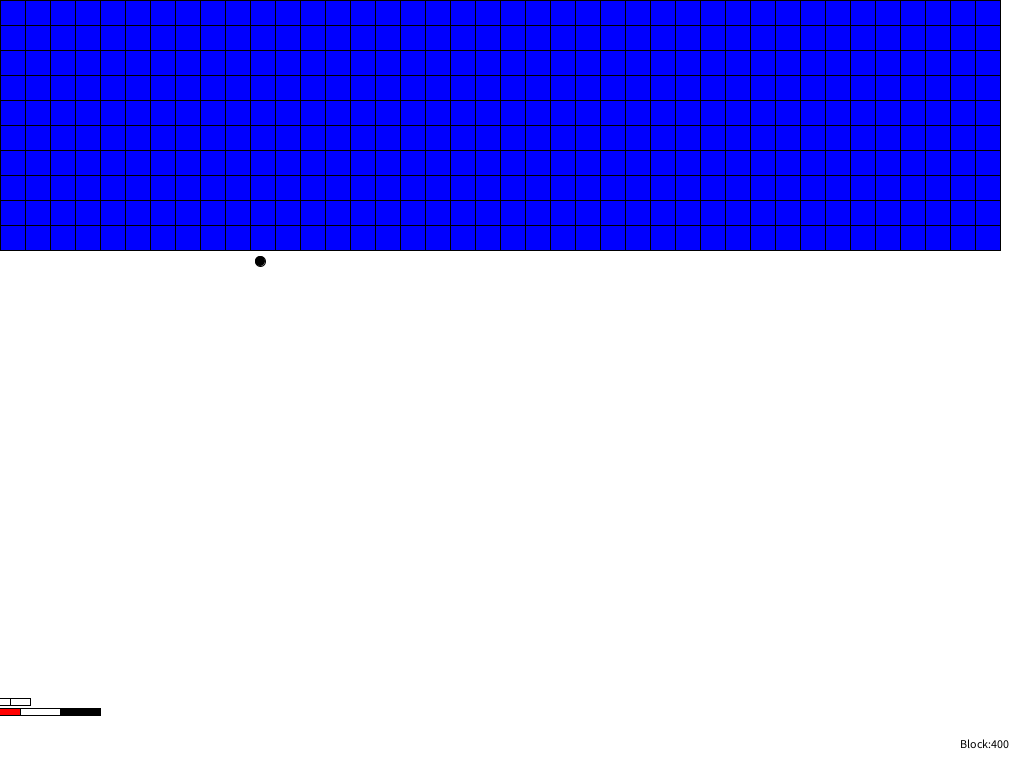
Frame 1 (no input)
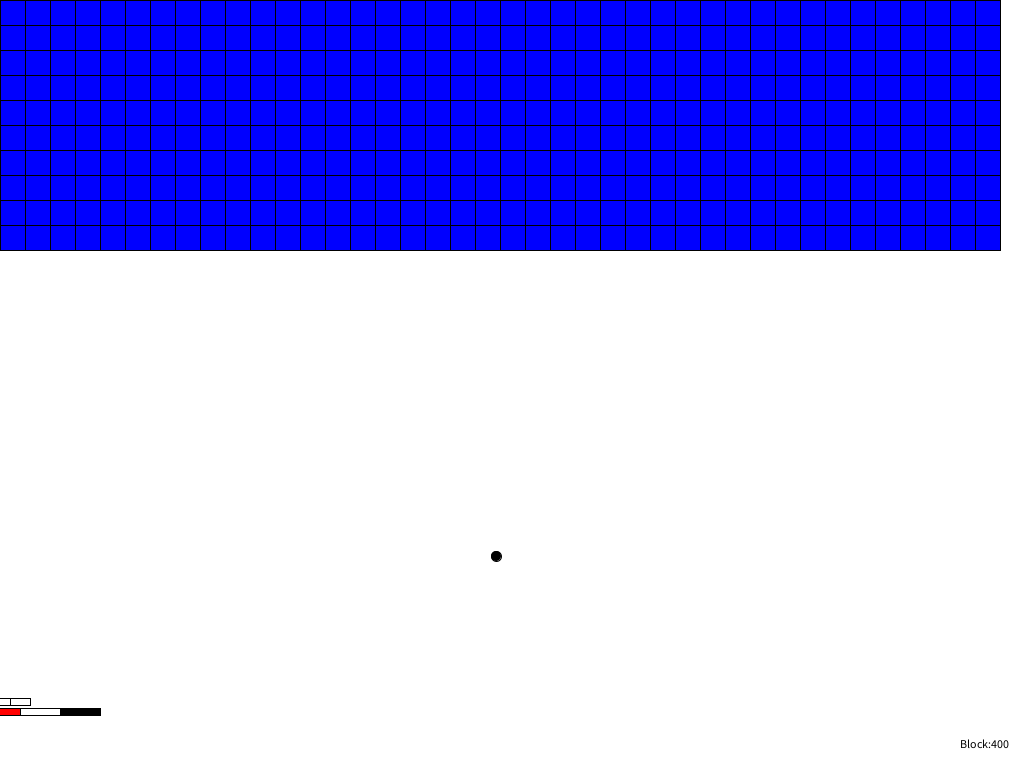
Frame 60 (the mouse pressed at the canvas centre just before this capture)
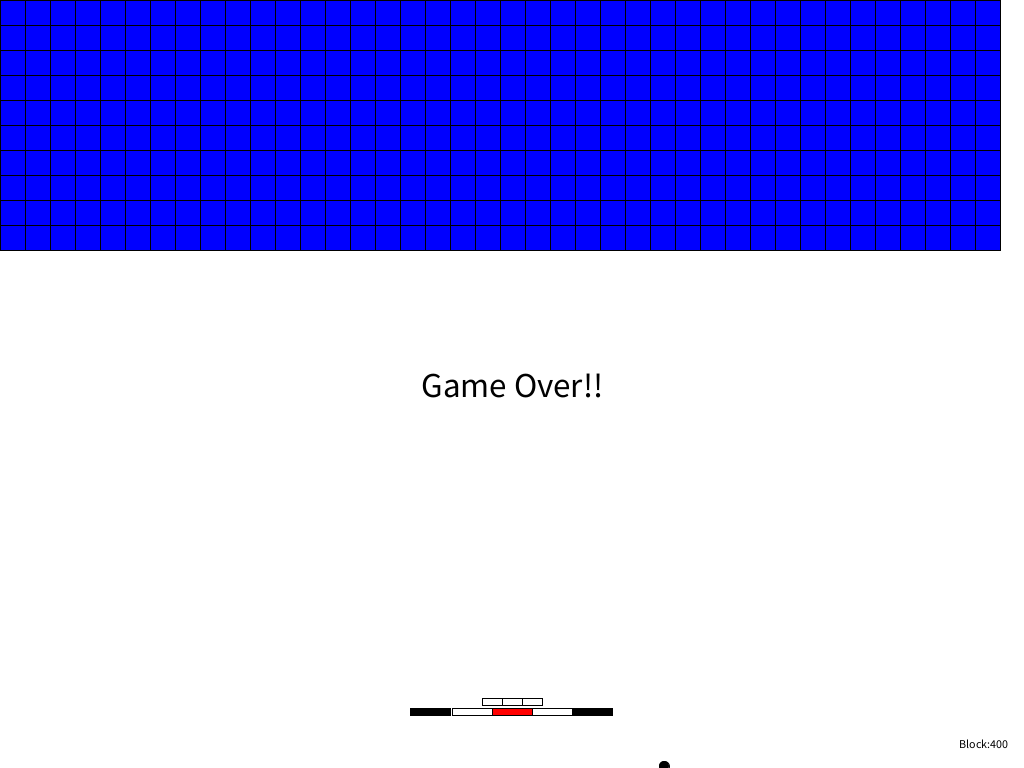
Frame 120 (the mouse held since frame 60 and released just before this capture)

The Processing sketch that drew these frames (run headless with seeded random() and noise(); from frame 60 on, the mouse is pressed at the canvas centre):

// Processing sketch: blockBreakOriginal
// ── blockBreakOriginal.pde
//
// ブロック崩し (バー操作はマウス式)
//

/*授業で使用したコードに機能を付け足しました!*/

// ブロック崩し本体
BlockBreak blockBreak;

// セットアップ
void setup() {
  size(1024, 768);         // ウインドウ設定
  fill(0, 0, 0);          // 塗りつぶし初期値
  blockBreak = new BlockBreak();
}

// 1フレームごとの描画処理
void draw() {
  background(255, 255, 255);      // 背景の初期化(フラッシュ)
  blockBreak.draw();
}

/**
 * ブロック崩し
 */
class BlockBreak {
  //ブロック数設定
  final int blockNumX = 40;                           // x軸方向のブロック数(適当に変えてもOK)
  final int blockNumY = 10;                            // y軸方向のブロック数(適当に変えてもOK)
  final int blockNumAll = blockNumX * blockNumY;      // 総ブロック数
  //ブロック関連の初期値や固定値の設定
  final int blockX_init = 0;                          // ブロック位置x軸初期値
  int blockX = 0;                                     // ブロック位置x軸
  int blockY = 35;                                    // ブロック位置y軸
  // 各オブジェクト定義
  Ball ball;                                          // ボール定義
  Bar bar;                                            // バー定義
  Cannon cannon;                                      //砲定義
  Block[][] block;                                    // ブロック配列定義
  // コンストラクタ
  BlockBreak() {
    // ボールの生成
    ball = new Ball(width / 4, height / 3, 4, 5, 10);//// ボールのX座標,ボールのY座標,ボールのX軸速度,ボールのY軸速度,ボールの直径
    // バーの生成
    bar = new Bar(width / 5, height / 100);
    //砲の生成
    cannon = new Cannon(width / 10, height / 100);
    // ブロック配列を生成
    block = new Block[blockNumY][blockNumX];
    // ブロックのサイズを決定
    int blockSizeX = width / blockNumX;
    int blockSizeY = height / 30;
    // ブロック群を生成 [回答欄]
    for (int i=0; i<blockNumY; i++) {
      for (int j=0; j<blockNumX; j++) {
        block[i][j]= new Block(j*blockSizeX, i*blockSizeY, blockSizeX, blockSizeY);
      }
    }
  }

  /** 1フレームごとの描画処理 */
  void draw() {
    int breakBlockNum = 0;          // 壊れているブロックの数を初期化

    // 全てのブロックの破壊判定と描画 [回答欄]
    // クリアしているかの判定のため、壊れているブロックの数をカウントもしておく
    // ヒント: ブロックが消滅している場合、ブロックの衝突判定も描画も行わない
    for (int i=0; i<blockNumY; i++) {
      for (int j=0; j<blockNumX; j++) {
        if (!block[i][j].isdestroyed()) {
          block[i][j].show();
          block[i][j].collision(ball);
        }
      }
    }


    // ブロックが残っているならばボール移動
    if (breakBlockNum < blockNumAll) {
      ball.move();                            // ボールの移動処理
      if (ball.collision() == false) {         // 壁との衝突判定
        fill(0, 0, 0);
        textSize(35);
        textAlign(CENTER, CENTER);
        text("Game Over!!", width / 2, height / 2);
      } else {
        bar.collision(ball);                    // バーとの衝突判定
        cannon.collision(ball);                 //キャノンとの衝突判定
      }
    } else {  // ブロックがすべて壊れているならば
      textSize(35);
      textAlign(CENTER, CENTER);                // テキストの配置を整える
      text("Clear!!", width / 2, height / 2);   // クリア表示
    }

    fill(0, 0, 0);
    textSize(12);
    textAlign(CENTER, CENTER);
    text("Block:" + (blockNumAll - breakBlockNum), width - 40, height - 25);   // 残りブロック数表示

    bar.show();            // ボールを打ち返すためのボードを表示
    cannon.show();
    ball.show();           // ボールの描画
  }
}

/**
 *    ボール（主にボールの移動）
 */
class Ball {
  int x;                          // ボールのX座標
  int y;                          // ボールのY座標
  int vx;                         // ボールのX軸速度
  int vy;                         // ボールのY軸速度
  int d;                          // ボールの直径
  boolean penetrability;          // ボールのブロック貫通性

  // コンストラクタ
  Ball(int x, int y, int vx, int vy, int d) {
    this.x = x;
    this.y = y;
    this.vx = vx;
    this.vy = vy;
    this.d = d;
    penetrability = false;
  }

  // ボールの移動
  void move() {
    x += vx;
    y += vy;
  }

  // 壁との衝突判定
  boolean collision() {
    if (x <= d / 2) {  // 左壁
      x = d / 2;
      vx = -vx;
    }
    if (y <= d / 2) {  // 天井
      y = d / 2;
      vy = -vy;
    }    
    if (x >= (width - d / 2)) {  // 右壁
      x = width - d / 2;
      vx = -vx;
    }
    if (y >= (height - d / 2)) {  // 底面(ゲームオーバー)
      vx = 0;
      vy = 0;
      return false;
    }
    return true;
  }

  // ボールの描画
  void show() {
    if (penetrability) {
      fill(255, 0, 0);        //　貫通弾の時は赤
    } else {
      fill(0, 0, 0);          //　通常時は黒
    }
    ellipse(x, y, d, d);      // ボールの描画
  }

  // これ以降、SetterとGetter
  int getX() {
    return x;
  }
  void setY(int y) {
    this.y = y;
  }
  int getY() {
    return y;
  }
  void setVx(int vx) {
    this.vx = vx;
  }
  int getVx() {
    return vx;
  }
  void setVy(int vy) {
    this.vy = vy;
  }
  int getVy() {
    return vy;
  }
  int getD() {
    return d;
  }
  void setPenetrability(boolean penetrability) {
    this.penetrability = penetrability;
  }
  boolean getPenetrability() {
    return penetrability;
  }
}

/**
 *    バー
 */
class Bar {
  final int y = height - 60;    // バーの左上のy座標 (底から60で固定)
  int sizeX;                    // バー全体の幅(なるべく5の倍数が良い)
  int sizeY;                    // バーの高さ
  int boxSizeX;                 // 分割した時の箱一つ分の幅(全体の1/5)
  int[] boxX;   // バーの各区切りのx座標(左から0)

  Bar(int sizeX, int sizeY) {
    this.sizeX = sizeX;
    this.sizeY = sizeY;
    boxSizeX = sizeX / 5;
    boxX = new int[6];
  }

  void collision(Ball ball) {
    if ((ball.getY() >= (y - ball.getD() / 2)) &&
      (ball.getY() <= (y + sizeY - ball.getD() / 2))) {  // ボールのy座標がバーと重なる時
      if ((ball.getX() >= boxX[0]) && (ball.getX() <= boxX[1])) {  // 左黒Boxに衝突
        ball.setVx(-2);
        ball.setY(y - ball.getD() / 2);
        ball.setVy(-ball.getVy());
        ball.setPenetrability(false);    // ボールのブロック貫通性なし
      } else if ((ball.getX() > boxX[1]) && (ball.getX() <= boxX[2])) {   // 左白Boxに衝突
        ball.setVx(-1);
        ball.setY(y - ball.getD() / 2);
        ball.setVy(-ball.getVy());
        ball.setPenetrability(false);    // ボールのブロック貫通性なし
      } else if ((ball.getX() > boxX[2]) && (ball.getX() <= boxX[3])) {   // 中心赤Boxに衝突
        ball.setY(y - ball.getD() / 2);
        ball.setVy(-ball.getVy());
        ball.setPenetrability(true);     // ボールのブロック貫通性あり
      } else if ((ball.getX() > boxX[3]) && (ball.getX() <= boxX[4])) {   // 右白Boxに衝突
        ball.setVx(1);
        ball.setY(y - ball.getD() / 2);
        ball.setVy(-ball.getVy());
        ball.setPenetrability(false);    // ボールのブロック貫通性なし
      } else if ((ball.getX() > boxX[4]) && (ball.getX() <= boxX[5])) {   // 右黒Boxに衝突
        ball.setVx(2); 
        ball.setY(y - ball.getD() / 2);
        ball.setVy(-ball.getVy());
        ball.setPenetrability(false);    // ボールのブロック貫通性なし
      }
    }
  }

  // バー表示メソッド
  void show() {
    boxX[0] = mouseX - this.sizeX / 2;            // 左黒Boxの左上頂点のx座標
    boxX[1] = mouseX - 3 * (boxSizeX / 2);     // 左白Boxの左上頂点のx座標
    boxX[2] = mouseX - boxSizeX / 2;           // 中央赤Boxの左上頂点のx座標
    boxX[3] = mouseX + boxSizeX / 2;           // 右白Boxの左上頂点のx座標
    boxX[4] = mouseX + 3 * (boxSizeX /2);      // 右黒Boxの左上頂点のx座標
    boxX[5] = mouseX + this.sizeX / 2;            // 右黒Boxの"右上"頂点のx座標

    // バーの描画
    fill(0, 0, 0);
    rect(boxX[0], y, boxSizeX, sizeY);        // 左黒Box
    fill(255, 255, 255);
    rect(boxX[1], y, boxSizeX, sizeY);        // 左白Box
    fill(255, 0, 0);
    rect(boxX[2], y, boxSizeX, sizeY);        // 中央赤Box
    fill(255, 255, 255);
    rect(boxX[3], y, boxSizeX, sizeY);        // 右黒Box
    fill(0, 0, 0);
    rect(boxX[4], y, boxSizeX, sizeY);        // 右白Box
  }

  int getX(int i) {
    return boxX[i];
  }
  int getY() {
    return y;
  }
  int getSizeX() {
    return sizeX;
  }
  int getSizeY() {
    return sizeY;
  }
}

class Cannon {
  final int y = height - 70;    // キャノンの左上のy座標 (底から60で固定)
  int sizeX;                    // キャノン全体の幅(なるべく5の倍数が良い)
  int sizeY;                    // キャノンの高さ
  int boxSizeX;                 // 分割した時の箱一つ分の幅(全体の1/5)
  int[] boxX;   // キャノンの各区切りのx座標(左から0)

  Cannon(int sizeX, int sizeY) {
    this.sizeX = sizeX;
    this.sizeY = sizeY;
    boxSizeX = sizeX / 5;
    boxX = new int[4];
  }

  void collision(Ball ball) {
    if ((ball.getY() >= (y - ball.getD() / 2)) &&
      (ball.getY() <= (y + sizeY - ball.getD() / 2))) {  // ボールのy座標がキャノンと重なる時
      if ((ball.getX() >= boxX[0]) && (ball.getX() <= boxX[1])) {  // 左Boxに衝突
        ball.setVx(-1);
        ball.setY(y - ball.getD() / 2);
        ball.setVy(-ball.getVy());
        //ball.setPenetrability(false);    // ボールのブロック貫通性なし
      } else if ((ball.getX() > boxX[1]) && (ball.getX() <= boxX[2])) {   // 中心Boxに衝突
        ball.setY(y - ball.getD() / 2);
        ball.setVy(-ball.getVy());
       // ball.setPenetrability(true);     // ボールのブロック貫通性あり
      } else if ((ball.getX() > boxX[2]) && (ball.getX() <= boxX[3])) {   // 中心赤Boxに衝突
        ball.setVx(1);
        ball.setY(y - ball.getD() / 2);
        ball.setVy(-ball.getVy());
        //ball.setPenetrability(false);    // ボールのブロック貫通性なし
      }
    }
  }

  void blast() {
  }

  // キャノン表示メソッド
  void show() {
    boxX[0] = mouseX - 3 * (boxSizeX / 2);     // 左Boxの左上頂点のx座標
    boxX[1] = mouseX - boxSizeX / 2;           // 中央Boxの左上頂点のx座標
    boxX[2] = mouseX + boxSizeX / 2;           // 右Boxの左上頂点のx座標
    boxX[3] = mouseX +boxSizeX+(boxSizeX / 2); // 右Boxの"右上"頂点のx座標

    // キャノンの描画
    fill(255, 255, 255);
    rect(boxX[0], y, boxSizeX, sizeY);        // 左Box
    fill(255, 255, 255);
    rect(boxX[1], y, boxSizeX, sizeY);        // 中央Box
    fill(255, 255, 255);
    rect(boxX[2], y, boxSizeX, sizeY);        // 右Box
  }

  int getX(int i) {
    return boxX[i];
  }
  int getY() {
    return y;
  }
  int getSizeX() {
    return sizeX;
  }
  int getSizeY() {
    return sizeY;
  }
}

/**
 *    ブロック（ボールとブロックの衝突判定など）
 */
class Block {
  int x;                       // 左上頂点のx座標
  int y;                       // 左上頂点のy座標
  int sizeX;                   // ブロックの幅
  int sizeY;                   // ブロックの高さ
  boolean broken;              // ブロックが破壊されているか否か
  boolean destroyed;           //ブロックが完膚なきまでに粉砕されているか否か
  int damage=0;                  //ブロックが攻撃を何回喰らったか

  // コンストラクタ
  Block(int x, int y, int sizeX, int sizeY) {
    this.x = x;
    this.y = y;
    this.sizeX = sizeX;
    this.sizeY = sizeY;
    broken = false;
    destroyed = false;
  }

  // ブロックの描画メソッド
  void show() {
    if (!broken) {
      switch(damage) {
      case 0:
        fill(0, 0, 255);       // ブロックの色は青(ノーダメージ)
        break;
      case 1:
        fill(150, 0, 200);       // ブロックの色は紫(小破)
        break;
      case 2:
        fill(240, 0, 255);       // ブロックの色はピンク(中破)
        break;
      }
    } else {
      fallen();
    }
    rect(x, y, sizeX, sizeY);
  }

  // ボールとブロックとの衝突と破壊判定
  // 今回,ボールの衝突判定はボールの中心座標のみで行っている
  void collision(Ball ball) {
    // ボールが貫通弾でないなら、衝突した際にボールの進行方向を変える(速度を変える)
    if (!ball.getPenetrability()) {
      // ブロック左側に当たった場合
      if ((ball.getX() >= x) && (ball.getX() <= (x + 5)) && (ball.getY() >= y) && (ball.getY() <= (y + sizeY))) {
        ball.setVx(-1 * ball.getVx());
      }
      // ブロック右側に当たった場合
      if ((ball.getX() >= (x + sizeX - 5)) && (ball.getX() <= (x + sizeX)) && (ball.getY() >= y) && (ball.getY() <= (y+sizeY))) {
        ball.setVx(-1 * ball.getVx());
      }
      // ブロック上側に当たった場合
      if ((ball.getX() >= x) && (ball.getX() <= (x + sizeX)) && (ball.getY() >= y) && (ball.getY() <= (y + 5))) {
        ball.setVy(-1 * ball.getVy());
      }
      // ブロック下側に当たった場合
      if ((ball.getX() >= x) && (ball.getX() <= (x + sizeX)) && (ball.getY() >= (y + sizeY - 5)) && (ball.getY() <= (y + sizeY))) {
        ball.setVy(-1 * ball.getVy());
      }
    }

    // 衝突による破壊判定
    if ((ball.getX() >= x) && (ball.getX() <= (x + sizeX)) && (ball.getY() >= y) && (ball.getY() <= (y + sizeY))) {
      if (this.damage>=2||ball.penetrability) {
        broken = true;
      }
      damage++;
    }
  }
  boolean isBroken() {
    return broken;
  }
  boolean isdestroyed() {
    return destroyed;
  }

  void fallen() {
    y++;
  }
}
